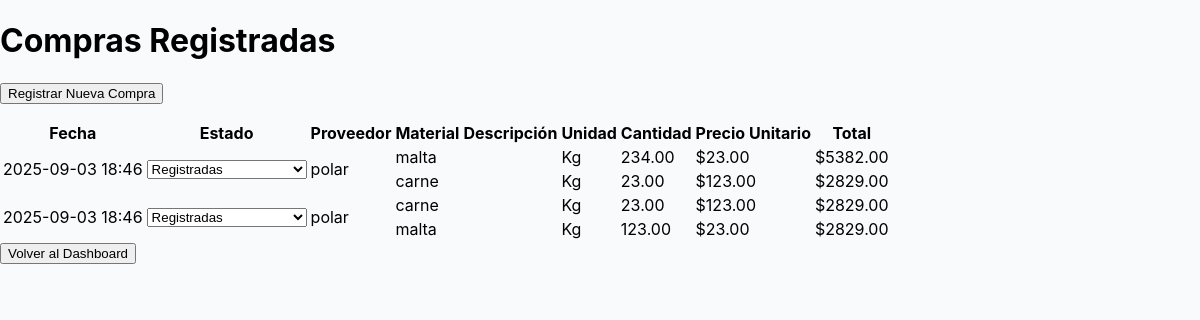
Before: /compras/registradas/ with the older database file.
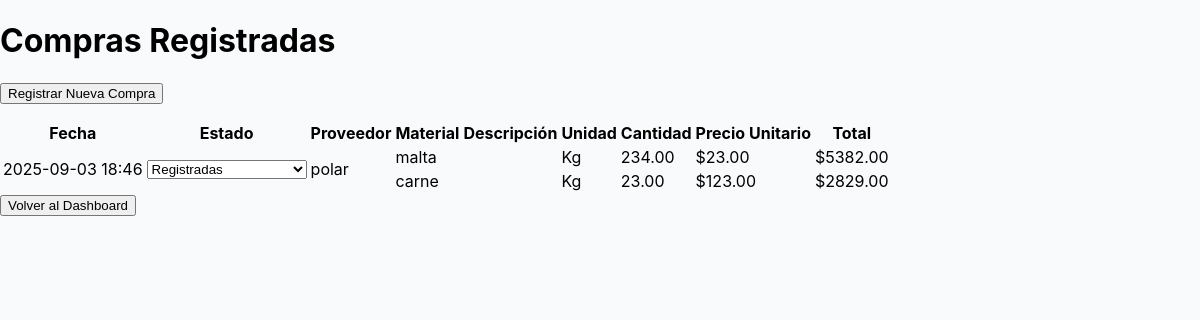
After: the same page with the newer database file.
### compras/models.py (models this page shows, shortened)
class Compra(models.Model):
    ESTADO_CHOICES = [
        ('registrada', 'Registradas'),
        ('esperando_revision', 'Esperando por revision'),
        ('exitosa', 'Exitosa'),
        ('cancelada', 'Cancelada'),
    ]
    fecha = models.DateTimeField(auto_now_add=True)
    estado = models.CharField(max_length=18, choices=ESTADO_CHOICES, default='registrada')
    pais_entrega = models.ForeignKey('Paises', on_delete=models.PROTECT, null=True, blank=True, related_name='compras_entrega')
    sitio_llegada = models.CharField(max_length=255, null=True, blank=True)

class CompraPorProveedorMaterial(models.Model):
    compra_por_proveedor = models.ForeignKey(CompraPorProveedor, on_delete=models.CASCADE)
    material = models.ForeignKey('Material', on_delete=models.CASCADE)
    unidad = models.CharField(max_length=10, choices=UNIDAD_CHOICES)
    cantidad = models.DecimalField(max_digits=10, decimal_places=2)
    precio_unitario = models.DecimalField(max_digits=12, decimal_places=2)
    total = models.DecimalField(max_digits=14, decimal_places=2, blank=True)

class CompraPorProveedor(models.Model):
    compra = models.ForeignKey(Compra, on_delete=models.CASCADE, related_name='detalles')
    proveedor = models.ForeignKey('Proveedores', on_delete=models.CASCADE)
    materiales = models.ManyToManyField('Material', through='CompraPorProveedorMaterial', related_name='compras_por_proveedor')
    descripcion = models.CharField(max_length=255)

class Proveedores(models.Model):
    name = models.CharField(max_length=100)
    service_or_product = models.CharField(max_length=100)
    categorie = models.CharField(max_length=100)
    contact = models.CharField(max_length=100)
    countries = models.ManyToManyField(Paises)
    sucursal = models.CharField(max_length=100)
    materiales = models.ManyToManyField(Material, through='ProveedorMaterial')

class Material(models.Model):
    nombre = models.CharField(max_length=100)

### compras/views.py (the view, shortened to what this page needs)
# urls.py: path('compras/registradas/', compras_registradas_view, name='compras_registradas'),
def compras_registradas_view(request):
    from .models import Compra
    compras = Compra.objects.exclude(estado__in=['exitosa', 'cancelada']).order_by('-fecha')
    return render(request, 'compras_registradas.html', {'compras': compras})

### compras/templates/compras_registradas.html (shortened to what this page needs)
{% load static %}
<!DOCTYPE html>
<html lang="es">
<head>
    <link rel="stylesheet" href="{% static 'styles/styles_compras.css' %}">
</head>
<body>
    <div class="container">
        <h1>Compras Registradas</h1>
    <button onclick="window.location.href='{% url 'registrar_compra' %}'" style="margin-bottom: 16px;">Registrar Nueva Compra</button>
    <table>
            <thead>
                <tr>
                    <th>Fecha</th>
                    <th>Estado</th>
                    <th>Proveedor</th>
                    <th>Material</th>
                    <th>Descripción</th>
                    <th>Unidad</th>
                    <th>Cantidad</th>
                    <th>Precio Unitario</th>
                    <th>Total</th>
                </tr>
            </thead>
            <tbody>
                {% for compra in compras %}
                    {% for detalle in compra.detalles.all %}
                        {% for producto in detalle.compraporproveedormaterial_set.all %}
                        <tr>
                            {% if forloop.first %}
                                <td rowspan="{{ detalle.compraporproveedormaterial_set.count }}">{{ compra.fecha|date:"Y-m-d H:i" }}</td>
                                <td rowspan="{{ detalle.compraporproveedormaterial_set.count }}">
                                    <form method="post" action="" style="display:inline;">
                                        <select name="nuevo_estado" onchange="this.form.submit()">
                                            {% for key, value in compra.ESTADO_CHOICES %}
                                                <option value="{{ key }}" {% if compra.estado == key %}selected{% endif %}>{{ value }}</option>
                                            {% endfor %}
                                        </select>
                                    </form>
                                </td>
                                <td rowspan="{{ detalle.compraporproveedormaterial_set.count }}">{{ detalle.proveedor.name }}</td>
                                <td>{{ producto.material.nombre }}</td>
                                <td rowspan="{{ detalle.compraporproveedormaterial_set.count }}">{{ detalle.descripcion }}</td>
                                <td>{{ producto.get_unidad_display }}</td>
                                <td>{{ producto.cantidad }}</td>
                                <td>${{ producto.precio_unitario }}</td>
                                <td>${{ producto.total }}</td>
                            {% else %}
                                <td>{{ producto.material.nombre }}</td>
                                <td>{{ producto.get_unidad_display }}</td>
                                <td>{{ producto.cantidad }}</td>
                                <td>${{ producto.precio_unitario }}</td>
                                <td>${{ producto.total }}</td>
                            {% endif %}
                        </tr>
                        {% endfor %}
                    {% endfor %}
                {% empty %}
                    <tr><td colspan="10">No hay compras registradas.</td></tr>
                {% endfor %}
            </tbody>
        </table>
        <button onclick="window.location.href='/'">Volver al Dashboard</button>
    </div>
</body>
</html>

Changed rows visible on the page:
no longer on this page (row edited): Compra: fecha "2025-09-03 18:46"
no longer on this page (row unchanged): CompraPorProveedor: proveedor.name "polar"
no longer on this page (row unchanged): CompraPorProveedorMaterial: nuevo_estado "Registradas", material.nombre "carne", unidad "Kg", cantidad "23.00", precio_unitario "123.00", total "2829.00"
no longer on this page (row unchanged): CompraPorProveedorMaterial: material.nombre "malta", unidad "Kg", cantidad "123.00", precio_unitario "23.00", total "2829.00"
